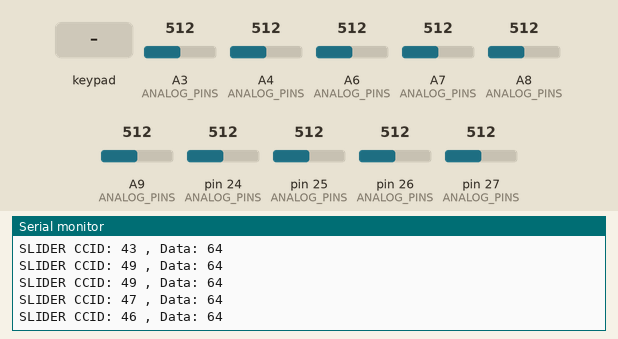
The sketch below on a simulated Teensy 4. Parts: the last lines printed to the serial monitor. The inputs (shaded band) are chosen by the test bench; at power-on: A3 (ANALOG_PINS) = 512, A4 (ANALOG_PINS) = 512, A6 (ANALOG_PINS) = 512, A7 (ANALOG_PINS) = 512, A8 (ANALOG_PINS) = 512, A9 (ANALOG_PINS) = 512, pin 24 (ANALOG_PINS) = 512, pin 25 (ANALOG_PINS) = 512, pin 26 (ANALOG_PINS) = 512, pin 27 (ANALOG_PINS) = 512.

Above: at 1.2 s.
1.3 s: key 'A' pressed
At 2.5 s:
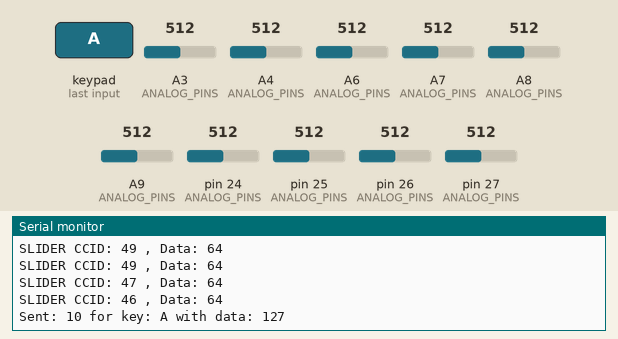
2.8 s: key 'B' pressed
At 3.7 s:
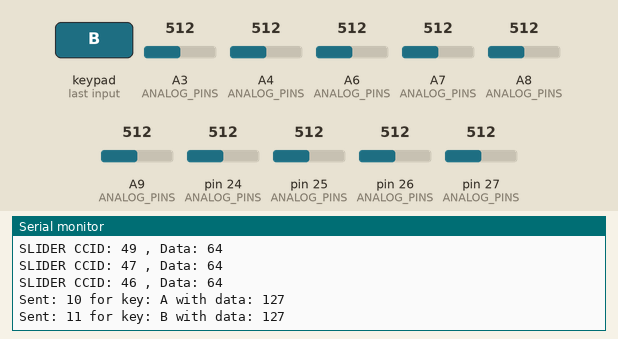
4.3 s: key 'C' pressed
At 4.8 s:
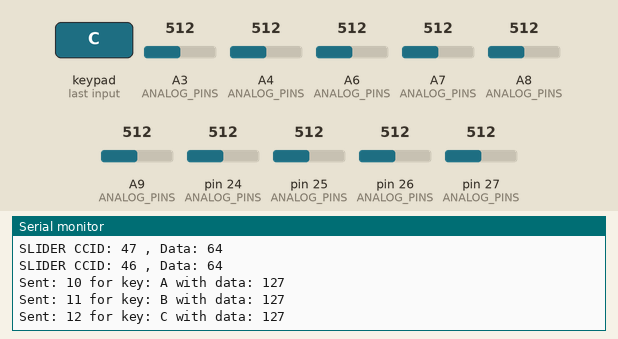
5.8 s: key 'D' pressed
At 7.0 s:
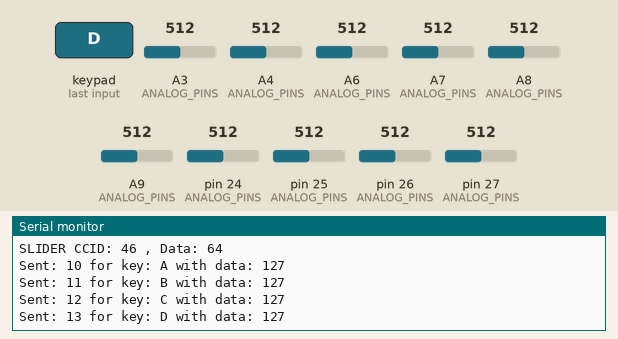
7.3 s: key 'E' pressed
At 8.3 s:
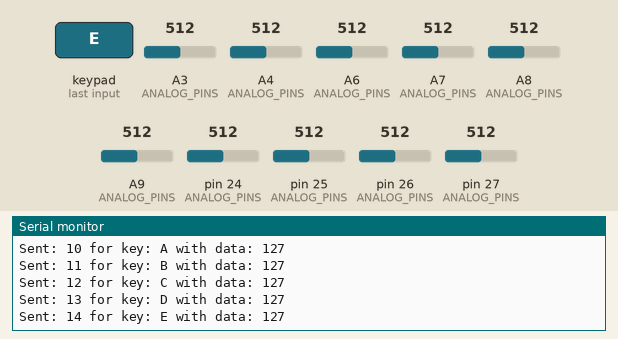
8.8 s: key 'F' pressed
At 9.4 s:
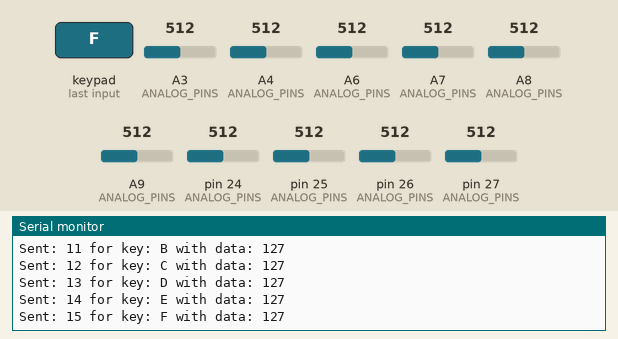
Timing chart, 0 to 11.3 s (numbered marks = the images above; inputs shaded):
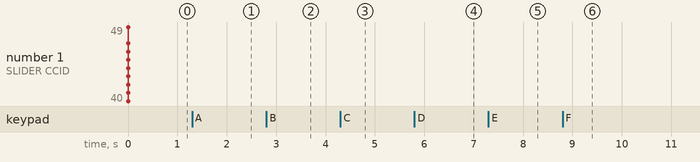

Measured:
- after the input at 1.3 s, the serial monitor: prints a new line at once (image 1)
- after the input at 2.8 s, the serial monitor: prints a new line at once (image 2)
- after the input at 4.3 s, the serial monitor: prints a new line at once (image 3)
- after the input at 5.8 s, the serial monitor: prints a new line at once (image 4)
- after the input at 7.3 s, the serial monitor: prints a new line at once (image 5)
- after the input at 8.8 s, the serial monitor: prints a new line at once (image 6)

The sketch:

vmbananapad.ino
```cpp
#include <ResponsiveAnalogRead.h>
#include <Keypad.h>

/*
I mapped the 24 keys to letters for the keypad char values. These are the letter to MIDI CCID mappings I'm using.
To get the CCID value for the key, I just add 10 to the key's position in the matrix. So when the key is actuated,
the program will send 10 + the pos variable as the MIDI CCID. This is a shitty hack that might bite me in the future
but it works for now.

Pins:
  Cols: 2, 3, 4, 5, 6, 7
  Rows: 8, 9, 10, 11

char  index ccid
A     0     10
B     1     11
C     2     12
D     3     13
E     4     14
F     5     15
G     6     16
H     7     17
I     8     18
J     9     19
K     10    20
L     11    21
M     12    22
N     13    23
O     14    24
P     15    25
Q     16    26
R     17    27
S     18    28
T     19    29
U     20    30
V     21    31
W     22    32
X     23    33

The potentiometer start at CCID 40. I wanted the sliders to have  different range
so I can recognise them easier while debugging. This may not be good practice for
MIDI but I don't know any better so lets see if it works...

Pins: A3, A4, A6, A7, A8, A9, A10, A11, A12, A13
      (I skipped A5 for no particular reason but cleaner wiring in my prototype.)
  pot       pin   CCID
  Rotary 1  A6    40
  Rotary 2  A8    41
  Slider 1  A7    42
  Slider 2  A9    43
  Slider 3  A4    44
  Slider 4  A3    45
  Slider 5  A13   46
  Slider 6  A12   47
  Slider 7  A11   48
  Slider 8  A10   49
 */

// rows and cols for the keypad matrix
const byte ROWS = 4;
const byte COLS = 6;

// define how many pots and buttons are active up to number of available analog inputs
const int analogInputs = 10;

// define slider pins and cc codes
const int A_PINS = analogInputs;
const int ANALOG_PINS[A_PINS] = {A3, A4, A6, A7, A8, A9, A10, A11, A12, A13};
const int CCID[A_PINS] = {45, 44, 40, 42, 41, 43, 49, 49, 47, 46};

// define button pins
//const byte rowPins[ROWS] = {2, 3, 4, 5, 6, 7};
//const byte colPins[COLS] = {8, 9, 10, 11};

// testing updates
const byte rowPins[ROWS] = {8, 9, 10, 11};
const byte colPins[COLS] = {2, 3, 4, 5, 6, 7};

// number of buttons for the keypad matrix
const int NUM_OF_BUTTONS = 24;

// the MIDI channel number to send messages
const int MIDI_CHAN = 1;

// Create Bounce objects for each button and switch. The Bounce object
// automatically deals with contact chatter or "bounce", and
// it makes detecting changes very simple.
// 5 = 5 ms debounce time which is appropriate for good quality mechanical push buttons.
// If a button is too "sensitive" to rapid touch, you can increase this tim
// button debounce time
const int DEBOUNCE_TIME = 5;

// set midi mode
const int MIDI_MODE_CCS = 1;

// Arrays the store the CC message push button will send.
const int MIDI_CC_VAL = 127;

// keypad matrix ccid values for keys
char keys[ROWS][COLS] = {
  {'A','B','C','D','E','F'},
  {'G','H','I','J','K','L'},
  {'M','N','O','P','Q','R'},
  {'S','T','U','V','W','X'}
};

// initialize keypad object
Keypad keypad = Keypad( makeKeymap(keys), rowPins, colPins, ROWS, COLS );

// define arrays for input values and lagged input values
int inputAnalog[analogInputs];

// a data array and a lagged copy to tell when MIDI changes are required
byte data[A_PINS];
byte dataLag[A_PINS];

// initialize the ReponsiveAnalogRead objects
ResponsiveAnalogRead analog[]{
  {ANALOG_PINS[0],true},
  {ANALOG_PINS[1],true},
  {ANALOG_PINS[2],true},
  {ANALOG_PINS[3],true},
  {ANALOG_PINS[4],true},
  {ANALOG_PINS[5],true},
  {ANALOG_PINS[6],true},
  {ANALOG_PINS[7],true},
  {ANALOG_PINS[8],true},
  {ANALOG_PINS[9],true}
};

// the setup routine runs once when you press reset:
void setup() {
  // initialize serial monitor output
  Serial.begin(9600);
}

void loop(){

  // buttons
  // make keypad object
  char key = keypad.getKey();

  // if keypad has a key value, send it to midi
  if (key != NO_KEY){

  int pos = 0;
    for(int i=0;i<ROWS;i++){
      for(int j=0;j<COLS;j++){
        if(key == keys[i][j]){
          int CCID = pos+10;
          usbMIDI.sendControlChange (CCID, MIDI_CC_VAL, MIDI_CHAN);
          Serial.print("Sent: ");
          Serial.print(CCID);
          Serial.print(" for key: ");
          Serial.print(key);
          Serial.print(" with data: ");
          Serial.print(MIDI_CC_VAL);
          Serial.println("");
        }
        pos++;
      }
    }
  }

  // update the ResponsiveAnalogRead object every loop
  for (int i=0;i<A_PINS;i++){
    analog[i].update();
    // if the repsonsive value has change, print out 'changed'
    if(analog[i].hasChanged())
    {
      data[i] = analog[i].getValue()>>3;
      if (data[i] != dataLag[i]){
        dataLag[i] = data[i];
        usbMIDI.sendControlChange(CCID[i], -(data[i]), 1);
        Serial.print("SLIDER CCID: ");
        Serial.print(CCID[i]);
        Serial.print(" , Data: ");
        Serial.print(data[i]);
        Serial.println("");
      }
    }
  }

  // MIDI Controllers should discard incoming MIDI messages.
  // http://forum.pjrc.com/threads/24179-Teensy-3-Ableton-Analog-CC-causes-midi-crash
  while (usbMIDI.read())
  {
    // ignoring incoming messages, so don't do anything here.
  }

}  
```
